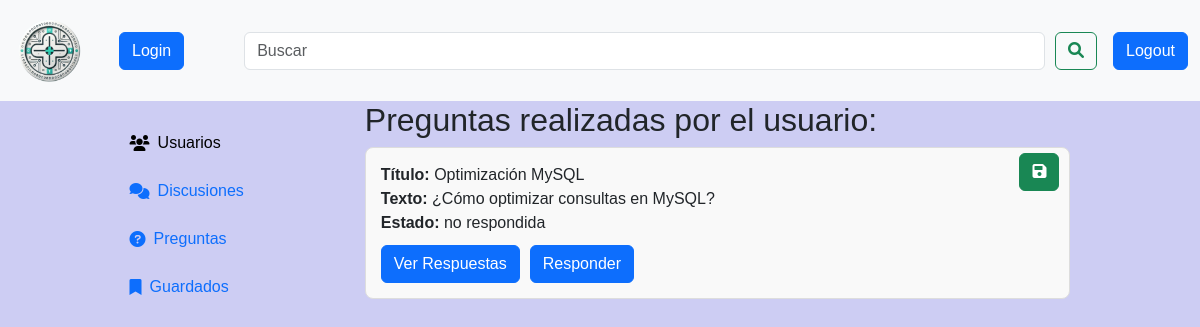
/paginas/preguntasUsuario.php?id=4, run on the app's committed database.
### tables this page shows
CREATE TABLE tbl_preguntas( 
    id_preguntas INT PRIMARY KEY AUTO_INCREMENT NOT NULL,
    texto_preguntas VARCHAR(255) NOT NULL,
    titulo_preguntas VARCHAR(150) NOT NULL,
    estado_preguntas ENUM ('no respondida', 'respondida') NOT NULL DEFAULT 'no respondida',
    guardar_preguntas ENUM ('no guardada' , 'guardada') NOT NULL DEFAULT 'no guardada',
    fecha_preguntas DATETIME NOT NULL DEFAULT CURRENT_TIMESTAMP,
    id_usuario INT NOT NULL,
    FOREIGN KEY (id_usuario) REFERENCES tbl_usuarios(id_usuario)
);

### paginas/preguntasUsuario.php (the view, shortened to what this page needs)
<?php
if (isset($_GET['id'])) {
    $id_usuario = intval($_GET['id']);
}
include_once('../conexion/conexion.php');
?>
<!DOCTYPE html>
<html lang="en">
<head>
    <link href="https://cdn.jsdelivr.net/npm/bootstrap@5.3.3/dist/css/bootstrap.min.css" rel="stylesheet"
>
    <link href="https://cdnjs.cloudflare.com/ajax/libs/font-awesome/6.0.0-beta3/css/all.min.css" rel="stylesheet">
    <link href="../css/styles.css" rel="stylesheet">
</head>
<body>
    <nav class="navbar navbar-expand-lg bg-body-tertiary">
        <div class="container-fluid">
            <a class="navbar-brand" href="../index.php"><img src="../img/nav_logo.png" id="nav_img" alt="Logo"></a>
            <?php
                 if(!isset($_SESSION['usuario'])){
                    ?>
                    <form action="./entrada/login.php">
                        <?php
                    echo '<button class="btn btn-primary ms-3">Login</button>';
                    ?>
                    </form>
                    <?php
                 } else {
                    echo $_SESSION['usuario'];
                 }
                 ?>
            <div class="collapse navbar-collapse" id="navbarSupportedContent">
                <form class="d-flex w-100" role="search">
                    <input class="form-control search-bar" type="search" placeholder="Buscar" aria-label="Search">
                    <button class="btn btn-outline-success" type="submit"><i class="fa-solid fa-magnifying-glass"></i></button>
                </form>
            </div>
            <form action = "./cerrar_sesion.php" method = "POST">
                <input type="submit" value="Logout" class="btn btn-primary ms-3" name="logout">
            </form>
        </div>
    </nav>
    <div class="container">
        <div class="barra-izquierda">
            <a href="./verUsuarios.php" name="usuarios" class="d-flex align-items-center text-decoration-none">
                <i class="fa-solid fa-users me-2"></i><span>Usuarios</span>
            </a>
            <br>
            <a href="#" name="discusiones" class="d-flex align-items-center text-decoration-none">
                <i class="fa-solid fa-comments me-2"></i><span>Discusiones</span>
            </a>
            <br>
            <a href="../paginas/preguntas.php" name="preguntas" class="d-flex align-items-center text-decoration-none">
                <i class="fa-solid fa-question-circle me-2"></i><span>Preguntas</span>
            </a>
            <br>
            <a href="#" name="guardados" class="d-flex align-items-center text-decoration-none">
                <i class="fa-solid fa-bookmark me-2"></i><span>Guardados</span>
            </a>
        </div>
        <div class="barra-derecha">
            <?php
            try {
                $stmt = $conexion->prepare("
                SELECT id_preguntas, titulo_preguntas, texto_preguntas,estado_preguntas, fecha_preguntas, tbl_preguntas.id_usuario, nombre_usuario
                FROM tbl_preguntas
                INNER JOIN tbl_usuarios ON tbl_preguntas.id_usuario = tbl_usuarios.id_usuario
                WHERE tbl_preguntas.id_usuario = :id_usuario
                ORDER BY fecha_preguntas DESC");
                $stmt->bindParam(':id_usuario', $id_usuario, PDO::PARAM_INT);
                $stmt->execute();
                $preguntas = $stmt->fetchAll(PDO::FETCH_ASSOC);
                if ($preguntas) {
                    echo "<h2>Preguntas realizadas por el usuario:</h2>";
                    echo "<ul style='list-style-type: none; padding: 0;'>";
                    foreach ($preguntas as $pregunta) {
                        echo '<li class="pregunta-container" style="margin-bottom: 20px; position: relative;">';
                        echo '<form action="guardar_preguntas.php" method="post">';
                        echo '<button class="btn btn-success" style="position: absolute; top: 5px; right: 10px;">';
                        echo '<i class="fas fa-save"></i> ';
                        echo '</button>';
                        echo '</form>';                        echo "<strong>Título:</strong> <span>" . htmlspecialchars($pregunta['titulo_preguntas']) . "</span><br>";
                        echo "<strong>Texto:</strong> <span>" . htmlspecialchars($pregunta['texto_preguntas']) . "</span><br>";
                        echo "<strong>Estado:</strong> <span>" . htmlspecialchars($pregunta['estado_preguntas']) . "</span>";
                        echo '<div class="button-group" style="display: flex; justify-content: space-between; align-items: center; margin-top: 10px;">';
                        echo '<div style="display: flex; gap: 10px;">';
                        echo '<form action="verRespuestas.php" method="POST">';
                        echo '<button type="submit" name="verRespuesta" class="btn btn-primary">Ver Respuestas</button>';
                        echo '</form>';
                        echo '<form action="form_insertar_respuesta.php" method="POST">';
                        echo '<button type="submit" name="respuesta" class="btn btn-primary">Responder</button>';
                        echo '</form>';
                        echo '</div>';
                        echo '</div>';
                        echo '</li>';                    }
                    echo "</ul>";
                }
                 else {
                    echo "Este usuario no ha realizado preguntas.";
                }
            } catch (PDOException $e) {
                echo "Error en la conexión: " . $e->getMessage();
            }
            ?>
        </div>
    </div>
</body>

### css/styles.css (style rules this page uses)
body { background-color: rgb(205, 205, 243); font-family: Arial, sans-serif; }
#nav_img { height: 75px; width: 75px; }
.search-bar { margin-right: 10px; margin-left: 60px; }
.container { max-width: 100%; }
.barra-izquierda { float: left; padding-left: 10%; height: 100vh; width: 30%; padding-top: 10px; text-align: center; margin-top: 20px; }
.barra-derecha { float: right; padding-right: 10%; height: 100vh; width: 70%; }
.pregunta-container { margin-bottom: 20px; padding: 15px; border: 1px solid #ddd; border-radius: 8px; background-color: #f9f9f9; position: relative; }

### paginas/preguntasUsuario.php (style rules this page uses)
.barra-izquierda a[name="usuarios"] i, .barra-izquierda a[name="usuarios"] span { color: black; }

### data on the page
tbl_preguntas: titulo_preguntas "Optimización MySQL", texto_preguntas "¿Cómo optimizar consultas en MySQL?", estado_preguntas "no respondida"
